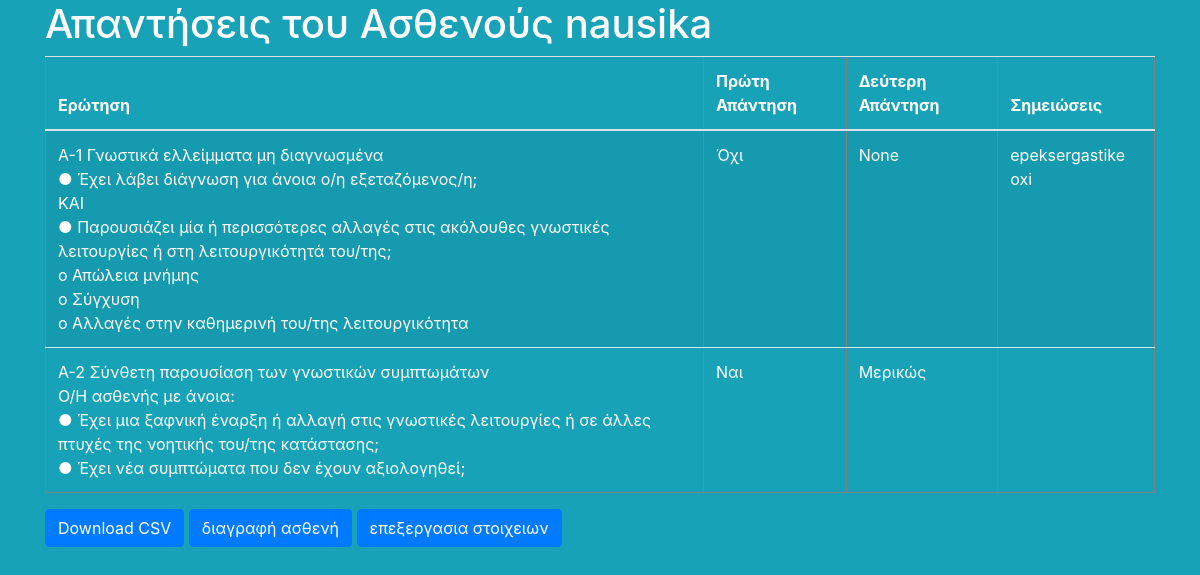
The page /poll/patient_choices?id=98 on the database as committed earlier.
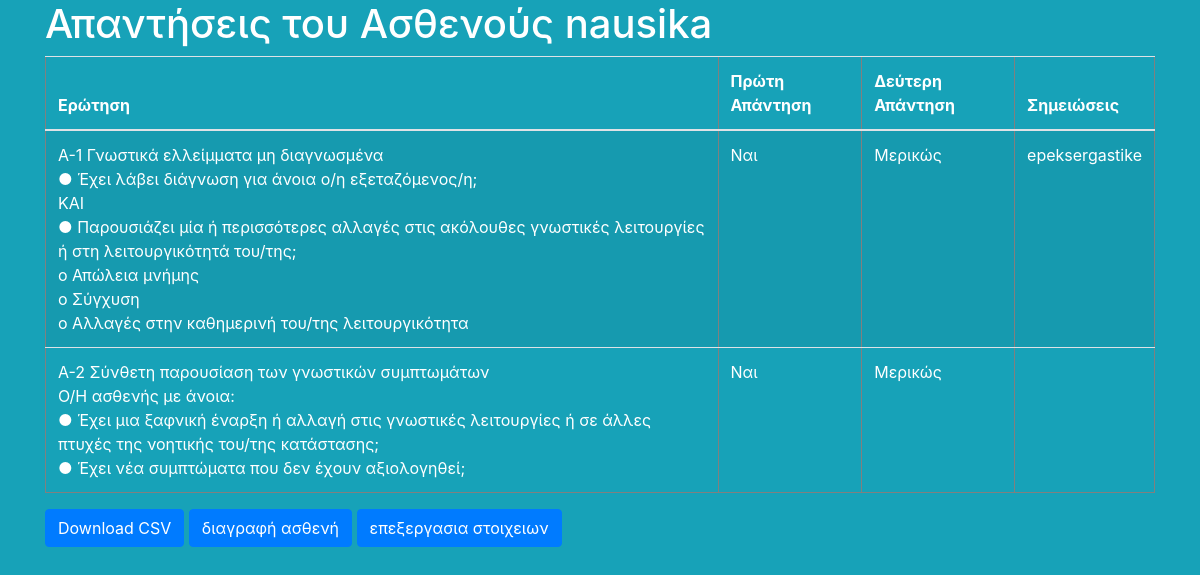
The same page on the database as committed later.
### poll/models.py (models this page shows, shortened)
class Choice(models.Model):
    question = models.ForeignKey(Question, on_delete=models.CASCADE)
    user = models.ForeignKey(User, on_delete=models.CASCADE)
    patient = models.ForeignKey(Patient, on_delete=models.CASCADE,null=True)
    notes = models.CharField(max_length=200,null=True)
    first_answer = models.CharField(max_length=10)
    second_answer = models.CharField(max_length=10,null=True)

class Question(models.Model):
    question_text = models.CharField(max_length=750)

### poll/views.py (the view)
# urls.py: path('patient_choices',views.patient_choices, name='patient_choices'),
def patient_choices(request):
    patient_id = request.GET.get('id', None)
    if patient_id is not None:
        try:
            patient = Patient.objects.get(id=patient_id)
            patient_choices = Choice.objects.filter(patient=patient)
            context = {
                'patient': patient,
                'patient_choices': patient_choices
            }
            return render(request, 'poll/patient_choices.html', context)
        except Patient.DoesNotExist:
            return render(request, 'poll/saved_patients.html')
    return render(request, 'poll/patient_choices.html')

### templates/poll/patient_choices.html (shortened to what this page needs)
<!DOCTYPE html>
<html lang="en">
<head>
    <link rel="stylesheet" href="https://cdn.jsdelivr.net/npm/bootstrap@4.6.2/dist/css/bootstrap.min.css">
    {% load static %}
    <link rel="stylesheet" type="text/css" href="{% static 'poll/css/style.css' %}">
</head>
<body class="container bg-info">
    <h1 class="text-white">Απαντήσεις του Ασθενούς {{ patient.IDENTITY }}</h1>
    {% if patient_choices %}
        <table class="table table-striped text-white" border="1">
            <thead>
                <tr>
                    <th>Ερώτηση</th>
                    <th>Πρώτη Απάντηση</th>
                    <th>Δεύτερη Απάντηση</th>
                    <th>Σημειώσεις</th>
                </tr>
            </thead>
            <tbody>
                {% for choice in patient_choices %}
                    <tr>
                        <td>{{ choice.question.question_text|safe }}</td>
                        <td>{{ choice.first_answer }}</td>
                        <td>{{ choice.second_answer }}</td>
                        <td>{{ choice.notes }}</td>
                    </tr>
                {% endfor %}
            </tbody>
        </table>
        <a href="{% url 'poll:download_patient_choices_csv' patient.id %}" class="btn btn-primary" download>
          Download CSV
        </a>
        <a class="btn btn-primary" href="{% url 'poll:del_patient' %}?id={{ patient.id }}">διαγραφή ασθενή</a>
        <a class="btn btn-primary" href="{% url 'poll:edit_patient' patient.id %}">επεξεργασια στοιχειων</a>
    {% else %}
        <p>Ο ασθενής δεν έχει δώσει ακόμη απαντήσεις.</p>
        <a class="btn btn-primary" href="{% url 'poll:del_patient' %}?id={{ patient.id }}">διαγραφή ασθενή</a>
        <a class="btn btn-primary" href="{% url 'poll:edit_patient' patient.id %}">επεξεργασια στοιχειων</a>
    {% endif %}
</body>
</html>

Rows that differ between the two databases and show on the page:
changed Choice: first_answer "Όχι" → "Ναι"; second_answer "None" → "Μερικώς"; notes "epeksergastike oxi" → "epeksergastike"
